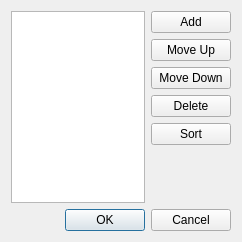
<?xml version="1.0" encoding="UTF-8"?>
<ui version="4.0">
 <class>roundsDlg</class>
 <widget class="QDialog" name="roundsDlg">
  <property name="geometry">
   <rect>
    <x>0</x>
    <y>0</y>
    <width>242</width>
    <height>242</height>
   </rect>
  </property>
  <property name="minimumSize">
   <size>
    <width>242</width>
    <height>242</height>
   </size>
  </property>
  <property name="windowTitle">
   <string>Edit Rounds</string>
  </property>
  <property name="windowIcon">
   <iconset resource="Betty.qrc">
    <normaloff>:/Icons/Horse</normaloff>:/Icons/Horse</iconset>
  </property>
  <layout class="QVBoxLayout" name="verticalLayout_2">
   <item>
    <layout class="QHBoxLayout" name="horizontalLayout">
     <item>
      <widget class="QListWidget" name="roundListWidget">
       <property name="dragEnabled">
        <bool>true</bool>
       </property>
      </widget>
     </item>
     <item>
      <layout class="QVBoxLayout" name="verticalLayout">
       <item>
        <widget class="QPushButton" name="addButton">
         <property name="text">
          <string>Add</string>
         </property>
        </widget>
       </item>
       <item>
        <widget class="QPushButton" name="upButton">
         <property name="text">
          <string>Move Up</string>
         </property>
        </widget>
       </item>
       <item>
        <widget class="QPushButton" name="downButton">
         <property name="text">
          <string>Move Down</string>
         </property>
        </widget>
       </item>
       <item>
        <widget class="QPushButton" name="delButton">
         <property name="text">
          <string>Delete</string>
         </property>
        </widget>
       </item>
       <item>
        <widget class="QPushButton" name="sortButton">
         <property name="text">
          <string>Sort</string>
         </property>
        </widget>
       </item>
       <item>
        <spacer name="verticalSpacer">
         <property name="orientation">
          <enum>Qt::Vertical</enum>
         </property>
         <property name="sizeHint" stdset="0">
          <size>
           <width>20</width>
           <height>40</height>
          </size>
         </property>
        </spacer>
       </item>
      </layout>
     </item>
    </layout>
   </item>
   <item>
    <widget class="QDialogButtonBox" name="buttonBox">
     <property name="orientation">
      <enum>Qt::Horizontal</enum>
     </property>
     <property name="standardButtons">
      <set>QDialogButtonBox::Cancel|QDialogButtonBox::Ok</set>
     </property>
    </widget>
   </item>
  </layout>
 </widget>
 <resources>
  <include location="Betty.qrc"/>
 </resources>
 <connections>
  <connection>
   <sender>buttonBox</sender>
   <signal>accepted()</signal>
   <receiver>roundsDlg</receiver>
   <slot>accept()</slot>
   <hints>
    <hint type="sourcelabel">
     <x>248</x>
     <y>254</y>
    </hint>
    <hint type="destinationlabel">
     <x>157</x>
     <y>274</y>
    </hint>
   </hints>
  </connection>
  <connection>
   <sender>buttonBox</sender>
   <signal>rejected()</signal>
   <receiver>roundsDlg</receiver>
   <slot>reject()</slot>
   <hints>
    <hint type="sourcelabel">
     <x>316</x>
     <y>260</y>
    </hint>
    <hint type="destinationlabel">
     <x>286</x>
     <y>274</y>
    </hint>
   </hints>
  </connection>
 </connections>
</ui>
